Frame 1 (no input): blank canvas, image omitted
Frame 60 (no input): blank canvas, image omitted
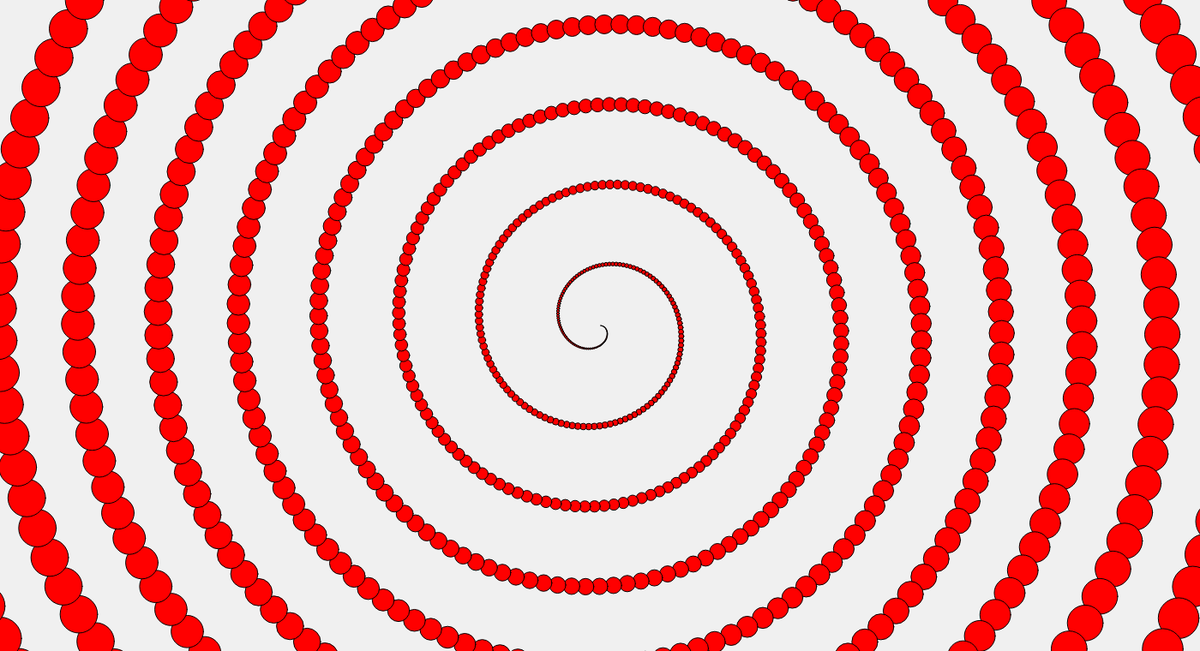
Frame 120 (the mouse pressed at the canvas centre since frame 60)

The p5.js sketch whose frames 1 and 60 were blank and that drew this single picture after the mouse press (run headless with seeded random() and noise() and a simulated clock; from frame 60 on, the mouse is pressed at the canvas centre):

// p5.js sketch
// ── sketch.js
/* spiral circles P5JS script */

function setup(){
	createCanvas(1400,760)
	background(240)
}

function draw(){
	fill(255,0,0)
	if (mouseIsPressed)
		drawCircle(mouseX,mouseY)
}

function drawCircle(X,Y){
	// center of canvas
	// X = width/2; Y = height/2
	background(240)

	// total number of circles
	N = 1000

	// getting radial locations mapping
	Rmax = sqrt(width**2 + height**2)/2

	// getting theta variations mapping
	ThetaMax = 17*PI

	// plotting circle
	var index;
	for(index = 1; index <= N; index++){
		radial = map(index, 1,N, 0,Rmax)
		radius = map(radial,0,Rmax, 0,50)
		theta = map(radial, 0,Rmax, 0,ThetaMax)
		circle(X+radial*cos(theta),Y+radial*sin(theta),radius)
	}
}
